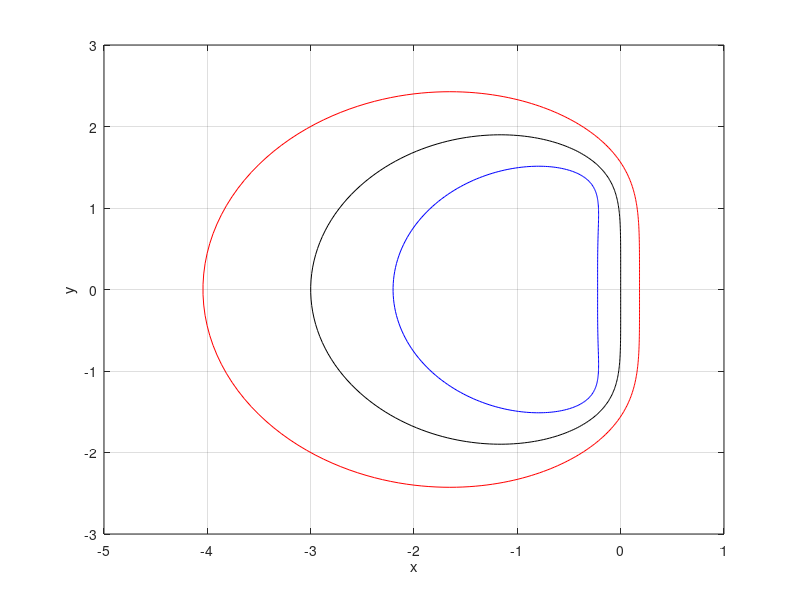

This figure's MATLAB source:
clf

% Adams-Moulton three-step method
am3s = @(z) -24*(z.^2.*(1-z))./(9*z.^3+19*z.^2-5*z+1);

t = linspace(0,2*pi,360);
xx1 = cos(t) +i*sin(t);
xx2 = 1.2*xx1;
xx3 = 0.8*xx1;

% Absolute stability region for the Adams-Moulton three-step method
z = am3s(xx1);
x = real(z);
y = imag(z);
plot(x,y,'k');
grid on;
hold on;
xlabel('x');
ylabel('y');
% axis equal;

z = am3s(xx2);
x = real(z);
y = imag(z);
plot(x,y,'r');

z = am3s(xx3);
x = real(z);
y = imag(z);
plot(x,y,'b');

% Save the figure
print('stability_ex3','-dpng')
